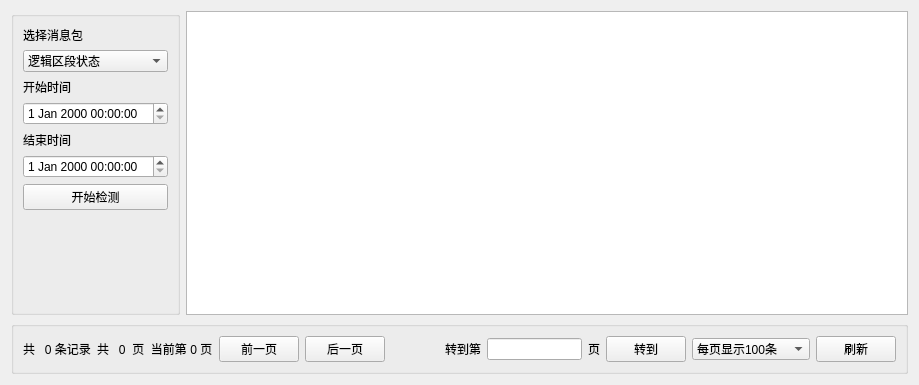
<?xml version="1.0" encoding="UTF-8"?>
<ui version="4.0">
 <class>ZCMonitorCI</class>
 <widget class="QWidget" name="ZCMonitorCI">
  <property name="geometry">
   <rect>
    <x>0</x>
    <y>0</y>
    <width>919</width>
    <height>385</height>
   </rect>
  </property>
  <property name="windowTitle">
   <string>Form</string>
  </property>
  <layout class="QGridLayout" name="gridLayout_3">
   <item row="0" column="0">
    <widget class="QGroupBox" name="groupBox">
     <property name="title">
      <string/>
     </property>
     <layout class="QGridLayout" name="gridLayout_2">
      <item row="3" column="0">
       <widget class="QDateTimeEdit" name="startDateEdit"/>
      </item>
      <item row="2" column="0">
       <widget class="QLabel" name="label">
        <property name="text">
         <string>开始时间</string>
        </property>
       </widget>
      </item>
      <item row="5" column="0">
       <widget class="QDateTimeEdit" name="endDateEdit"/>
      </item>
      <item row="8" column="0">
       <widget class="QPushButton" name="queryButton">
        <property name="text">
         <string>开始检测</string>
        </property>
       </widget>
      </item>
      <item row="9" column="0">
       <spacer name="verticalSpacer">
        <property name="orientation">
         <enum>Qt::Vertical</enum>
        </property>
        <property name="sizeHint" stdset="0">
         <size>
          <width>20</width>
          <height>40</height>
         </size>
        </property>
       </spacer>
      </item>
      <item row="4" column="0">
       <widget class="QLabel" name="label_2">
        <property name="text">
         <string>结束时间</string>
        </property>
       </widget>
      </item>
      <item row="0" column="0">
       <widget class="QLabel" name="label_3">
        <property name="text">
         <string>选择消息包</string>
        </property>
       </widget>
      </item>
      <item row="1" column="0">
       <widget class="QComboBox" name="filter_cbo">
        <item>
         <property name="text">
          <string>逻辑区段状态</string>
         </property>
        </item>
        <item>
         <property name="text">
          <string>信号机关联状态信息</string>
         </property>
        </item>
        <item>
         <property name="text">
          <string>保护区段锁闭请求</string>
         </property>
        </item>
       </widget>
      </item>
     </layout>
    </widget>
   </item>
   <item row="0" column="1">
    <widget class="QTableView" name="tableView"/>
   </item>
   <item row="1" column="0" colspan="2">
    <widget class="QGroupBox" name="groupBox_2">
     <property name="title">
      <string/>
     </property>
     <layout class="QGridLayout" name="gridLayout">
      <item row="0" column="4">
       <spacer name="horizontalSpacer">
        <property name="orientation">
         <enum>Qt::Horizontal</enum>
        </property>
        <property name="sizeHint" stdset="0">
         <size>
          <width>40</width>
          <height>20</height>
         </size>
        </property>
       </spacer>
      </item>
      <item row="0" column="5">
       <spacer name="horizontalSpacer_2">
        <property name="orientation">
         <enum>Qt::Horizontal</enum>
        </property>
        <property name="sizeHint" stdset="0">
         <size>
          <width>40</width>
          <height>20</height>
         </size>
        </property>
       </spacer>
      </item>
      <item row="0" column="0">
       <widget class="QLabel" name="totalPageLabel">
        <property name="text">
         <string>共   0 条记录</string>
        </property>
       </widget>
      </item>
      <item row="0" column="7">
       <widget class="QLineEdit" name="switchPageLineEdit"/>
      </item>
      <item row="0" column="3">
       <widget class="QPushButton" name="nextButton">
        <property name="text">
         <string>后一页</string>
        </property>
       </widget>
      </item>
      <item row="0" column="2">
       <widget class="QPushButton" name="prevButton">
        <property name="text">
         <string>前一页</string>
        </property>
       </widget>
      </item>
      <item row="0" column="1">
       <widget class="QLabel" name="currentPageLabel">
        <property name="text">
         <string>共   0  页  当前第 0 页</string>
        </property>
       </widget>
      </item>
      <item row="0" column="9">
       <widget class="QPushButton" name="switchPageButton">
        <property name="text">
         <string>转到</string>
        </property>
       </widget>
      </item>
      <item row="0" column="6">
       <widget class="QLabel" name="label_6">
        <property name="text">
         <string>转到第</string>
        </property>
       </widget>
      </item>
      <item row="0" column="8">
       <widget class="QLabel" name="label_7">
        <property name="text">
         <string>页</string>
        </property>
       </widget>
      </item>
      <item row="0" column="11">
       <widget class="QPushButton" name="pushButton">
        <property name="text">
         <string>刷新</string>
        </property>
       </widget>
      </item>
      <item row="0" column="10">
       <widget class="QComboBox" name="comboBox">
        <item>
         <property name="text">
          <string>每页显示100条</string>
         </property>
        </item>
        <item>
         <property name="text">
          <string>每页显示500条</string>
         </property>
        </item>
        <item>
         <property name="text">
          <string>每页显示1000条</string>
         </property>
        </item>
        <item>
         <property name="text">
          <string>每页显示2000条</string>
         </property>
        </item>
       </widget>
      </item>
     </layout>
    </widget>
   </item>
  </layout>
 </widget>
 <resources/>
 <connections/>
</ui>
